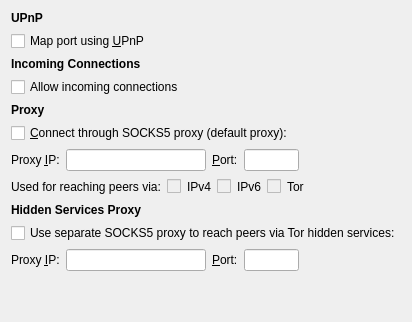
                                <widget class="QFrame" name="frameNetwork">
                                    <layout class="QVBoxLayout" name="verticalLayout_Wallet">
                                        <item>
                                            <widget class="QLabel" name="labelSettingsUPnP">
                                                <property name="font">
                                                    <font>
                                                        <weight>75</weight>
                                                        <bold>true</bold>
                                                    </font>
                                                </property>
                                                <property name="text">
                                                    <string>UPnP</string>
                                                </property>
                                            </widget>
                                        </item>
                                        <item>
                                            <layout class="QVBoxLayout" name="verticalLayout_Network">
                                                <item>
                                                    <widget class="QCheckBox" name="mapPortUpnp">
                                                        <property name="toolTip">
                                                            <string>Automatically open the WIKI client port on the router. This only works when your router supports UPnP and it is enabled.</string>
                                                        </property>
                                                        <property name="text">
                                                            <string>Map port using &amp;UPnP</string>
                                                        </property>
                                                    </widget>
                                                </item>
                                            </layout>
                                        </item>
                                        <item>
                                            <widget class="QLabel" name="labelSettingsListen">
                                                <property name="font">
                                                    <font>
                                                        <weight>75</weight>
                                                        <bold>true</bold>
                                                    </font>
                                                </property>
                                                <property name="text">
                                                    <string>Incoming Connections</string>
                                                </property>
                                            </widget>
                                        </item>
                                        <item>
                                            <layout class="QVBoxLayout">
                                                <item>
                                                    <widget class="QCheckBox" name="allowIncoming">
                                                        <property name="toolTip">
                                                            <string>Accept connections from outside</string>
                                                        </property>
                                                        <property name="text">
                                                            <string>Allow incoming connections</string>
                                                        </property>
                                                    </widget>
                                                </item>
                                            </layout>
                                        </item>
                                        <item>
                                            <widget class="QLabel" name="labelSettingsProxy">
                                                <property name="font">
                                                    <font>
                                                        <weight>75</weight>
                                                        <bold>true</bold>
                                                    </font>
                                                </property>
                                                <property name="text">
                                                    <string>Proxy</string>
                                                </property>
                                            </widget>
                                        </item>
                                        <item>
                                            <layout class="QVBoxLayout">
                                                <item>
                                                    <widget class="QCheckBox" name="connectSocks">
                                                        <property name="toolTip">
                                                            <string>Connect to the WIKI network through a SOCKS5 proxy.</string>
                                                        </property>
                                                        <property name="text">
                                                            <string>&amp;Connect through SOCKS5 proxy (default proxy):</string>
                                                        </property>
                                                    </widget>
                                                </item>
                                                <item>
                                                    <layout class="QHBoxLayout" name="horizontalLayout_1_Network">
                                                        <item>
                                                            <widget class="QLabel" name="proxyIpLabel">
                                                                <property name="text">
                                                                    <string>Proxy &amp;IP:</string>
                                                                </property>
                                                                <property name="textFormat">
                                                                    <enum>Qt::PlainText</enum>
                                                                </property>
                                                                <property name="buddy">
                                                                    <cstring>proxyIp</cstring>
                                                                </property>
                                                            </widget>
                                                        </item>
                                                        <item>
                                                            <widget class="QValidatedLineEdit" name="proxyIp">
                                                                <property name="minimumSize">
                                                                    <size>
                                                                        <width>140</width>
                                                                        <height>0</height>
                                                                    </size>
                                                                </property>
                                                                <property name="maximumSize">
                                                                    <size>
                                                                        <width>140</width>
                                                                        <height>16777215</height>
                                                                    </size>
                                                                </property>
                                                                <property name="toolTip">
                                                                    <string>IP address of the proxy (e.g. IPv4: 127.0.0.1 / IPv6: ::1)</string>
                                                                </property>
                                                            </widget>
                                                        </item>
                                                        <item>
                                                            <widget class="QLabel" name="proxyPortLabel">
                                                                <property name="text">
                                                                    <string>&amp;Port:</string>
                                                                </property>
                                                                <property name="textFormat">
                                                                    <enum>Qt::PlainText</enum>
                                                                </property>
                                                                <property name="buddy">
                                                                    <cstring>proxyPort</cstring>
                                                                </property>
                                                            </widget>
                                                        </item>
                                                        <item>
                                                            <widget class="QLineEdit" name="proxyPort">
                                                                <property name="minimumSize">
                                                                    <size>
                                                                        <width>55</width>
                                                                        <height>0</height>
                                                                    </size>
                                                                </property>
                                                                <property name="maximumSize">
                                                                    <size>
                                                                        <width>55</width>
                                                                        <height>16777215</height>
                                                                    </size>
                                                                </property>
                                                                <property name="toolTip">
                                                                    <string>Port of the proxy (e.g. 9050)</string>
                                                                </property>
                                                            </widget>
                                                        </item>
                                                        <item>
                                                            <spacer>
                                                                <property name="orientation">
                                                                    <enum>Qt::Horizontal</enum>
                                                                </property>
                                                                <property name="sizeHint" stdset="0">
                                                                    <size>
                                                                        <width>40</width>
                                                                        <height>20</height>
                                                                    </size>
                                                                </property>
                                                            </spacer>
                                                        </item>
                                                    </layout>
                                                </item>
                                                <item>
                                                    <layout class="QHBoxLayout" name="horizontalLayout_2_Network">
                                                        <item>
                                                            <widget class="QLabel" name="proxyActiveNets">
                                                                <property name="text">
                                                                    <string>Used for reaching peers via:</string>
                                                                </property>
                                                                <property name="textFormat">
                                                                    <enum>Qt::PlainText</enum>
                                                                </property>
                                                            </widget>
                                                        </item>
                                                        <item>
                                                            <widget class="QCheckBox" name="proxyReachIPv4">
                                                                <property name="enabled">
                                                                    <bool>false</bool>
                                                                </property>
                                                                <property name="toolTip">
                                                                    <string>Shows, if the supplied default SOCKS5 proxy is used to reach peers via this network type.</string>
                                                                </property>
                                                                <property name="text">
                                                                    <string/>
                                                                </property>
                                                            </widget>
                                                        </item>
                                                        <item>
                                                            <widget class="QLabel" name="proxyReachIPv4Label">
                                                                <property name="text">
                                                                    <string>IPv4</string>
                                                                </property>
                                                                <property name="textFormat">
                                                                    <enum>Qt::PlainText</enum>
                                                                </property>
                                                            </widget>
                                                        </item>
                                                        <item>
                                                            <widget class="QCheckBox" name="proxyReachIPv6">
                                                                <property name="enabled">
                                                                    <bool>false</bool>
                                                                </property>
                                                                <property name="toolTip">
                                                                    <string>Shows, if the supplied default SOCKS5 proxy is used to reach peers via this network type.</string>
                                                                </property>
                                                                <property name="text">
                                                                    <string/>
                                                                </property>
                                                            </widget>
                                                        </item>
                                                        <item>
                                                            <widget class="QLabel" name="proxyReachIPv6Label">
                                                                <property name="text">
                                                                    <string>IPv6</string>
                                                                </property>
                                                                <property name="textFormat">
                                                                    <enum>Qt::PlainText</enum>
                                                                </property>
                                                            </widget>
                                                        </item>
                                                        <item>
                                                            <widget class="QCheckBox" name="proxyReachTor">
                                                                <property name="enabled">
                                                                    <bool>false</bool>
                                                                </property>
                                                                <property name="toolTip">
                                                                    <string>Shows, if the supplied default SOCKS5 proxy is used to reach peers via this network type.</string>
                                                                </property>
                                                                <property name="text">
                                                                    <string/>
                                                                </property>
                                                            </widget>
                                                        </item>
                                                        <item>
                                                            <widget class="QLabel" name="proxyReachTorLabel">
                                                                <property name="text">
                                                                    <string>Tor</string>
                                                                </property>
                                                                <property name="textFormat">
                                                                    <enum>Qt::PlainText</enum>
                                                                </property>
                                                            </widget>
                                                        </item>
                                                        <item>
                                                            <spacer name="horizontalSpacer_2_Network">
                                                                <property name="orientation">
                                                                    <enum>Qt::Horizontal</enum>
                                                                </property>
                                                                <property name="sizeHint" stdset="0">
                                                                    <size>
                                                                        <width>40</width>
                                                                        <height>20</height>
                                                                    </size>
                                                                </property>
                                                            </spacer>
                                                        </item>
                                                    </layout>
                                                </item>
                                                <item>
                                                    <widget class="QLabel" name="labelSettingsHSProxy">
                                                        <property name="font">
                                                            <font>
                                                                <weight>75</weight>
                                                                <bold>true</bold>
                                                            </font>
                                                        </property>
                                                        <property name="text">
                                                            <string>Hidden Services Proxy</string>
                                                        </property>
                                                    </widget>
                                                </item>
                                                <item>
                                                    <widget class="QCheckBox" name="connectSocksTor">
                                                        <property name="toolTip">
                                                            <string>Connect to the WIKI network through a separate SOCKS5 proxy for Tor hidden services.</string>
                                                        </property>
                                                        <property name="text">
                                                            <string>Use separate SOCKS5 proxy to reach peers via Tor hidden services:</string>
                                                        </property>
                                                    </widget>
                                                </item>
                                                <item>
                                                    <layout class="QHBoxLayout" name="horizontalLayout_3_Network">
                                                        <item>
                                                            <widget class="QLabel" name="proxyIpTorLabel">
                                                                <property name="text">
                                                                    <string>Proxy &amp;IP:</string>
                                                                </property>
                                                                <property name="textFormat">
                                                                    <enum>Qt::PlainText</enum>
                                                                </property>
                                                                <property name="buddy">
                                                                    <cstring>proxyIpTor</cstring>
                                                                </property>
                                                            </widget>
                                                        </item>
                                                        <item>
                                                            <widget class="QValidatedLineEdit" name="proxyIpTor">
                                                                <property name="minimumSize">
                                                                    <size>
                                                                        <width>140</width>
                                                                        <height>0</height>
                                                                    </size>
                                                                </property>
                                                                <property name="maximumSize">
                                                                    <size>
                                                                        <width>140</width>
                                                                        <height>16777215</height>
                                                                    </size>
                                                                </property>
                                                                <property name="toolTip">
                                                                    <string>IP address of the proxy (e.g. IPv4: 127.0.0.1 / IPv6: ::1)</string>
                                                                </property>
                                                            </widget>
                                                        </item>
                                                        <item>
                                                            <widget class="QLabel" name="proxyPortTorLabel">
                                                                <property name="text">
                                                                    <string>&amp;Port:</string>
                                                                </property>
                                                                <property name="textFormat">
                                                                    <enum>Qt::PlainText</enum>
                                                                </property>
                                                                <property name="buddy">
                                                                    <cstring>proxyPortTor</cstring>
                                                                </property>
                                                            </widget>
                                                        </item>
                                                        <item>
                                                            <widget class="QLineEdit" name="proxyPortTor">
                                                                <property name="minimumSize">
                                                                    <size>
                                                                        <width>55</width>
                                                                        <height>0</height>
                                                                    </size>
                                                                </property>
                                                                <property name="maximumSize">
                                                                    <size>
                                                                        <width>55</width>
                                                                        <height>16777215</height>
                                                                    </size>
                                                                </property>
                                                                <property name="toolTip">
                                                                    <string>Port of the proxy (e.g. 9050)</string>
                                                                </property>
                                                            </widget>
                                                        </item>
                                                        <item>
                                                            <spacer name="horizontalSpacer_4_Network">
                                                                <property name="orientation">
                                                                    <enum>Qt::Horizontal</enum>
                                                                </property>
                                                                <property name="sizeHint" stdset="0">
                                                                    <size>
                                                                        <width>40</width>
                                                                        <height>20</height>
                                                                    </size>
                                                                </property>
                                                            </spacer>
                                                        </item>
                                                        
                                                    </layout>
                                                </item>
                                                 <item>
                                                    <spacer name="verticalSpacerBottom">
                                                        <property name="orientation">
                                                            <enum>Qt::Vertical</enum>
                                                        </property>
                                                        <property name="sizeHint" stdset="0">
                                                            <size>
                                                                <width>20</width>
                                                                <height>40</height>
                                                            </size>
                                                        </property>
                                                    </spacer>
                                                </item>
                                            </layout>
                                        </item>
                                    </layout>
                                </widget>
